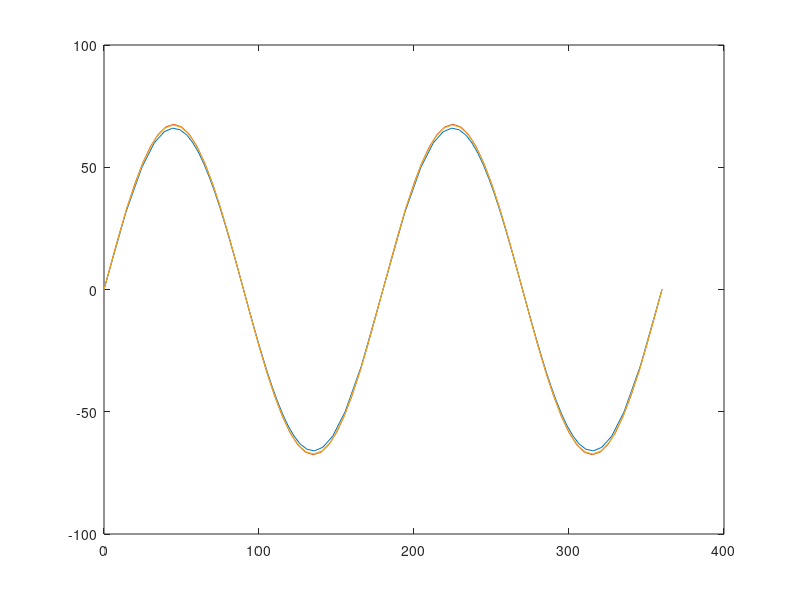

Source code (MATLAB):
Ms = [600 400];
Ku = [6 4];
Thickness = [4.5 3.25];

%Ms = [600 250];
%Ku = [6 2];
%Thickness = [8 8];
MsRaw = Ms.*Thickness*50/1000;
MAngle = [0:5:360].';

MsWeightAvg = sum(Ms.*Thickness)/sum(Thickness);
KuWeightAvg = sum(Ku.*Thickness)/sum(Thickness);

TorqueWeightAvg = (KuWeightAvg - 2*pi*MsWeightAvg^2/1000000)*50*sum(Thickness)/20*sin(2*pi*MAngle/180);

YSum = MAngle - MAngle;
XSum = YSum;

YSumavgdemag = MAngle - MAngle;
XSumavgdemag = YSum;

for i = 1:length(Ku)
   Y(:,i) = (Ku(i)-2*pi*Ms(i)^2/1000000)*50*Thickness(i)/20*sin(2*pi*MAngle/180);
   X(:,i) = (MsRaw(i)^2 - Y(:,i).^2).^(1/2);
   
   Yavgdemag(:,i) = (Ku(i)-2*pi*MsWeightAvg^2/1000000)*50*Thickness(i)/20*sin(2*pi*MAngle/180);
   Xavgdemag(:,i) = (MsRaw(i)^2 - Yavgdemag(:,i).^2).^(1/2);
   
   DAngle(:,i) = 180/pi*asin(Y(:,i)/MsRaw(i));
   DAngleavgdemag(:,i) = 180/pi*asin(Yavgdemag(:,i)/MsRaw(i));
   
   
   FAngle(:,i) = MAngle-180/pi*asin(Y(:,i)/MsRaw(i));
   FAngleavgdemag(:,i) = MAngle-180/pi*asin(Yavgdemag(:,i)/MsRaw(i));
   
   InterpY(:,i) = interp1(FAngle(:,i),Y(:,i),0:5:360);
   InterpX(:,i) = interp1(FAngle(:,i),X(:,i),0:5:360);
   
   InterpYavgdemag(:,i) = interp1(FAngleavgdemag(:,i),Yavgdemag(:,i),0:5:360);
   InterpXavgdemag(:,i) = interp1(FAngleavgdemag(:,i),Xavgdemag(:,i),0:5:360);
   
   %TorqueSum = TorqueSum + InterpTorque(:,i);
   YSum = YSum + InterpY(:,i);
   XSum = XSum + InterpX(:,i);
   
   YSumavgdemag = YSumavgdemag + InterpYavgdemag(:,i);
   XSumavgdemag = XSumavgdemag + InterpXavgdemag(:,i);
end

MagSum = (XSum.^2 + YSum.^2).^(1/2);
SumMAngle = 180/pi*atan(YSum./XSum) + MAngle;

MagSumavgdemag = (XSumavgdemag.^2 + YSumavgdemag.^2).^(1/2);
SumMAngleavgdemag = 180/pi*atan(YSumavgdemag./XSumavgdemag) + MAngle;

FFTAngle = [0:5:355].';
FFTY = interp1(SumMAngle,YSum,FFTAngle);
FFT = fft(FFTY);
N2amp = abs(FFT(3))/36;
PFN2amp = -imag(FFT(3))/36; % phase = 0
N2Angle = angle(FFT(3)) * 180 / pi;
N2component = FFT(1)/36 + FFT(3)/36*exp(2*pi*1i*2*FFTAngle/360);
N2component = interp1(FFTAngle,N2component,SumMAngle,'linear','extrap');

KuDecoupled = N2amp*20/50/sum(Thickness) + 2*pi*(sum(Ms.*Thickness)/sum(Thickness))^2/1000000;

FFTYavgdemag = interp1(SumMAngleavgdemag,YSumavgdemag,FFTAngle);
FFTavgdemag = fft(FFTYavgdemag);
N2ampavgdemag = abs(FFTavgdemag(3))/36;
PFN2ampavgdemag = -imag(FFTavgdemag(3))/36; % phase = 0
N2Angleavgdemag = angle(FFTavgdemag(3)) * 180 / pi;
N2componentavgdemag = FFTavgdemag(1)/36 + FFTavgdemag(3)/36*exp(2*pi*1i*2*FFTAngle/360);
N2componentavgdemag = interp1(FFTAngle,N2componentavgdemag,SumMAngleavgdemag,'linear','extrap');

KuDecoupledavgdemag = N2ampavgdemag*20/50/sum(Thickness) + 2*pi*(sum(Ms.*Thickness)/sum(Thickness))^2/1000000;

%plot(MAngle,Y)
%hold all
%plot(MAngle,InterpTorque)
%plot(MAngleOfTorqueSum,TorqueSum,MAngleOfTorqueSum,N2component,MAngle,TorqueWeightAvg)
plot(SumMAngle,YSum,MAngle,TorqueWeightAvg,SumMAngleavgdemag,YSumavgdemag)
